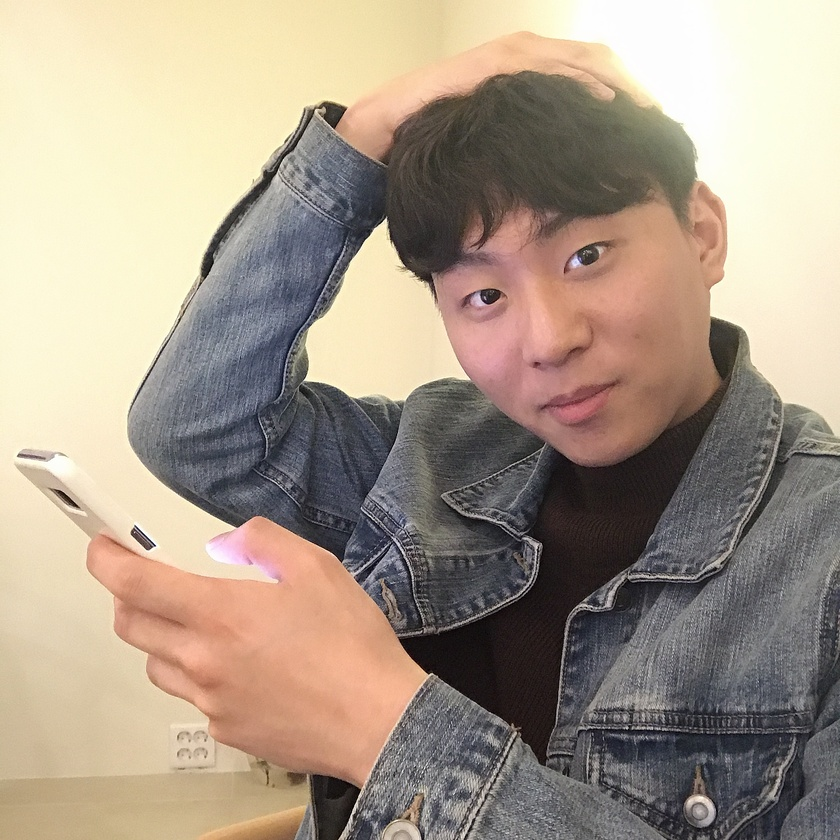
//> input picture 인터넷DB응용/Web/WebContent/images/pic02.jpg, 840 x 840 px, shrunk from 1923 x 1923 before the run, given in place of faces_lessenthusia.jpg, which was not available
$ ./Histogram   (built with g++ and OpenCV 4)
//> lines starting //> are read from the running program, lines starting //| are printed output that depends on the picture; after the words box and inside, x2 and y2 are one past the last pixel; in counts of white or black regions, pixels touching at a corner belong together; pictures that were not available may be replaced by others from this repository, and a replacement may not be noted
#include <opencv.hpp>
#include <windows.h>

using namespace cv;
using namespace std;

void rgb_histogrammer(Mat src);
void histogrammer(Mat src, char *whist, int chan);
void equalize_histogra(char *weq, Mat img, int x, int y);
void hsv_skinner(Mat src, int wx, int wy);

int W = 300, H = 200;

int main(int argc, char* argv[])
{
	char *w0 = "입력";
	Mat img, grim;
	char *fn = "lena.png";
	char *fn2 = "faces_lessenthusia.jpg";

	img = imread(fn2, CV_LOAD_IMAGE_COLOR);
//> img is the input picture: 840 rows x 840 cols, CV_8UC3; mean B, G, R 136.7, 152.8, 167.4
	if (img.empty()) { cout << "File Not Found" << endl; return -1; }

	H = img.rows; W = img.cols; // min(W, img.cols);
//> after `H = img.rows`: H = 840
//> after `W = img.cols`: W = 840
	namedWindow(w0, 1); //window name (name, window_normal=0, window_autosize=1) normal은 사이즈 조절가능
	imshow(w0, img); //img show
	moveWindow(w0, 50, 50); //window 배치
	cvtColor(img, grim, COLOR_BGR2GRAY); // color BGR 2 Gray
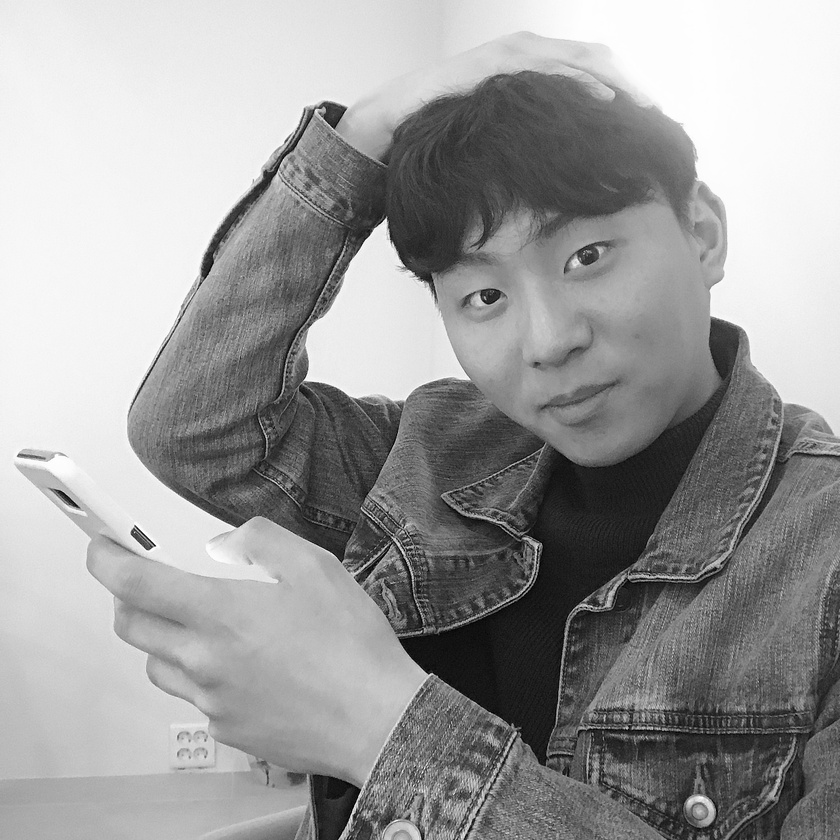
//> grim: 840 rows x 840 cols, CV_8UC1; min 0, max 255, mean 155.3
	histogrammer(grim, "H0", -1);
	rgb_histogrammer(img);
	waitKey(0); //시간을 매개변수로 줄수도 있음

	hsv_skinner(img, 50 + (16, W) * 2, 50);
	waitKey(0);
	return 0;
}
void histogrammer(Mat src, char *whist, int chan) {
//> called with whist = "H0", chan = -1
	const int hSize[1] = { 256 };
	int channels[1] = { 0 };
	float hrange[2] = { 0., 256. };
	const float* ranges[1];
	ranges[0] = hrange;
	Mat hist;

	calcHist(&src, 1, channels, Mat(), hist, 1, hSize, ranges);
//> hist = 256 values, max 17406 at index 245, min 4 at index 0, mean 2756.2

	double HWhi = 100, maxval = 0;
	Mat histIm(HWhi, hSize[0], CV_8U, Scalar(255)); // Histgr 영상 생성

	minMaxLoc(hist, 0, &maxval, 0, 0); // minv,maxv, minloc,maxloc
//> maxval = 17406
	double barscale = HWhi / maxval; // height scaler (for histogram plot)
//> barscale = 0.00575
	// - 막대 그래프 그리기 (onto histIm) –
	for (int b = 0; b < hSize[0]; b++) {
		float binVal = hist.at<float>(b);
		int h = (int)(binVal *barscale);
		line(histIm, Point(b, hSize[0]), Point(b, HWhi - h), Scalar(0), 1); //선(이미지, (Point) X, (Point) Y, 색, 굵기)
	}
//> this loop made 256 passes
//> (binVal, h) on passes 1 to 3: (4, 0), (49, 0), (47, 0)
//> histIm: 100 rows x 256 cols, CV_8UC1; 84.7% white; 1 black region, box (x1, y1, x2, y2) and area: (13, 0, 255, 100) 3922
	//간격 설정을 위한 cx,cy이다.
	int cx = chan == -1 ? 1 : chan;
	int cy = chan == -1 ? 0 : 2;
	namedWindow(whist, 1);
	imshow(whist, histIm);
	moveWindow(whist, 50 + (W + 16)*cx, 50 + (38 + H)*cy);//imshow 이후에 와야한다. 전에 오면 마지막으로 창이뜬위치에 뜨게됨
}

void rgb_histogrammer(Mat src) {
	char *wC1 = "Blue", *wC2 = "Green", *wC3 = "Red"; //이름
	vector<Mat> vex; //Mat 제네릭 벡터 vex
	cv::split(src, vex); // rgb 값을 벡터에 저장
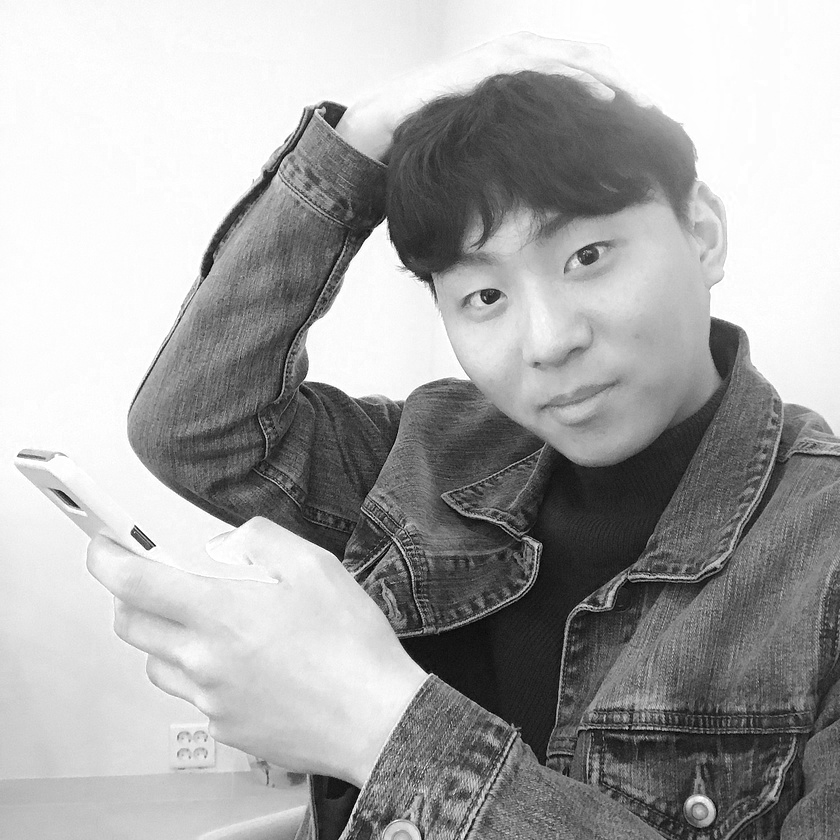
//> vex[2]: 840 rows x 840 cols, CV_8UC1; min 0, max 255, mean 167.4
	int Wp = W + 16, Hp = H + 38; //간격 설정
//> Wp = 856; Hp = 878
	// BGR이미지 출력
	namedWindow(wC1, 1);
	imshow(wC1, vex[0]);
	moveWindow(wC1, 50 , 50 + Hp);

	namedWindow(wC2, 1);
	imshow(wC2, vex[1]);
	moveWindow(wC2, 50+Wp, 50 + Hp);

	namedWindow(wC3, 1);
	imshow(wC3, vex[2]);
	moveWindow(wC3, 50+Wp*2, 50 + Hp);

	//각각의 BGR의 Histogram
	histogrammer(vex[0], "Hb", 0);
//> call 2 of histogrammer, with whist = "Hb", chan = 0
//> in histogrammer (call 2), `calcHist(&src, 1, channels, Mat(), hist, 1, hSize, ranges);`: hist = 256 values, max 7102 at index 213, min 25 at index 1, mean 2756.2
//> in histogrammer (call 2), `minMaxLoc(hist, 0, &maxval, 0, 0);`: maxval = 7102
//> in histogrammer (call 2), `double barscale = HWhi / maxval;`: barscale = 0.0141
//> the loop in histogrammer (call 2), `for (int b = 0; b < hSize[0]; b++)` made 256 passes
//> (binVal, h) on passes 1 to 3: (153, 2), (25, 0), (43, 0)
//> after the loop in histogrammer (call 2), `for (int b = 0; b < hSize[0]; b++)`:
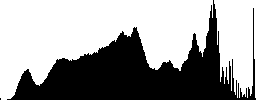
//> histIm: 100 rows x 256 cols, CV_8UC1; 61.7% white; 2 black regions (1 under 20 px), largest, box (x1, y1, x2, y2) and area: (7, 0, 256, 100) 9803
	histogrammer(vex[1], "Hg", 1);
//> call 3 of histogrammer, with whist = "Hg", chan = 1
//> in histogrammer (call 3), `calcHist(&src, 1, channels, Mat(), hist, 1, hSize, ranges);`: hist = 256 values, max 16418 at index 254, min 33 at index 1, mean 2756.2
//> in histogrammer (call 3), `minMaxLoc(hist, 0, &maxval, 0, 0);`: maxval = 16418
//> in histogrammer (call 3), `double barscale = HWhi / maxval;`: barscale = 0.00609
//> the loop in histogrammer (call 3), `for (int b = 0; b < hSize[0]; b++)` made 256 passes
//> (binVal, h) on passes 1 to 3: (102, 0), (33, 0), (41, 0)
//> after the loop in histogrammer (call 3), `for (int b = 0; b < hSize[0]; b++)`:
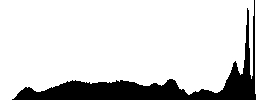
//> histIm: 100 rows x 256 cols, CV_8UC1; 83.7% white; 1 black region, box (x1, y1, x2, y2) and area: (12, 0, 256, 100) 4170
	histogrammer(vex[2], "Hr", 2);
//> after the loop in histogrammer (call 4), `for (int b = 0; b < hSize[0]; b++)`: histIm: 100 rows x 256 cols, CV_8UC1; 95.4% white; 1 black region, box (x1, y1, x2, y2) and area: (20, 0, 256, 100) 1185

	equalize_histogra("EqHist[blue]", vex[0], 50 + Wp * 3, 50 + Hp);//blue 벡터를 equalize 한다.
}

void equalize_histogra(char *weq, Mat img, int x, int y) {
//> called with weq = "EqHist[blue]", x = 2618, y = 928
	Mat eqHim; //equalize할 이미지 eqHim
	equalizeHist(img, eqHim); //opencv 내장함수 (img->,eqHim)equalize
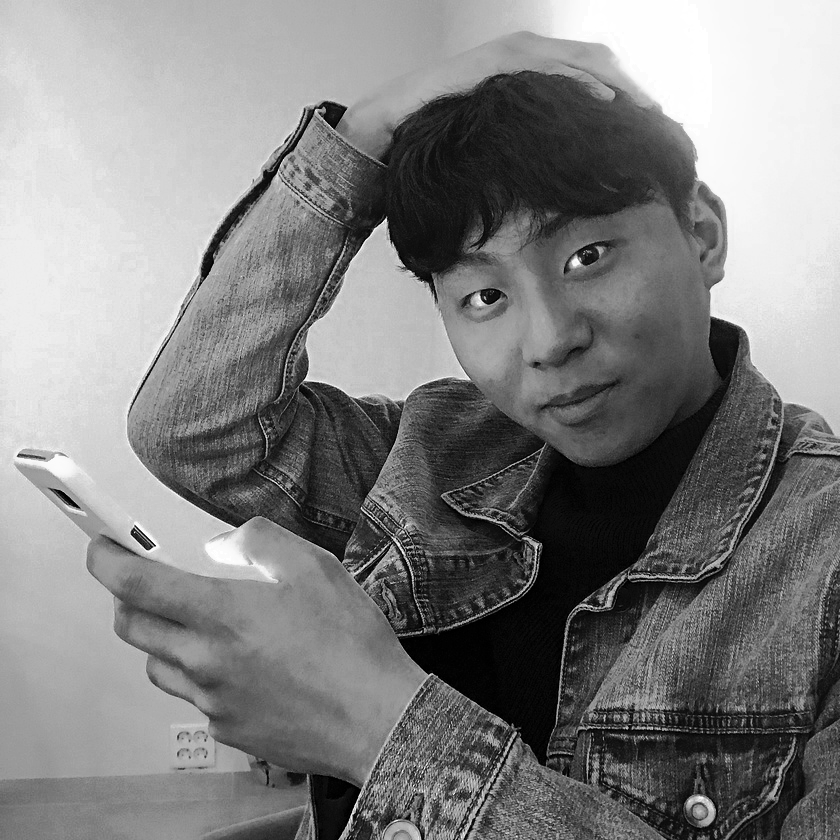
//> eqHim: 840 rows x 840 cols, CV_8UC1; min 0, max 255, mean 128.1
	//eqHim 이미지 출력
	namedWindow(weq, 1);
	imshow(weq, eqHim);
	moveWindow(weq, x, y);
	//eqHim의 histogram 출력
	histogrammer(eqHim, "HEQ", 3);//equalize 하여 Histogram 간격이 조정됨을 알수 있다
//> after the loop in histogrammer (call 5), `for (int b = 0; b < hSize[0]; b++)`: histIm: 100 rows x 256 cols, CV_8UC1; 61.6% white; 52 black regions, largest, box (x1, y1, x2, y2) and area: (145, 30, 188, 100) 1696, (0, 32, 29, 100) 1097, (30, 58, 48, 100) 731
}
void hsv_skinner(Mat src, int wx, int wy) {
//> called with wx = 1730, wy = 50
	Mat hsv, dst_bgr;
	char *w = "HS(V=255)", *wskin = "HS-skin";
	vector<Mat> vex;
	int hminax[2] = { 160,10 }, sminax[2] = { 25,166 }; //피부값의 범위를 정해준다. hminax 색상 , sminax 채도
	cvtColor(src, hsv, COLOR_BGR2HSV);
//> hsv: 840 rows x 840 cols, CV_8UC3; mean H, S, V 46, 49.9, 169.5
	split(hsv, vex);
	vex[2] = 255;//V channel = 255 - focus only on(H,S)-  명도를 없앤다.
//> vex[2]: 840 rows x 840 cols, CV_8UC1; every value is 255
	merge(vex, hsv);
//> hsv: 840 rows x 840 cols, CV_8UC3; mean H, S, V 46, 49.9, 255
	cvtColor(hsv, dst_bgr, CV_HSV2BGR);
	namedWindow(w, 1); imshow(w, dst_bgr);
	moveWindow(w, wx, wy);
	Mat hmask, smask, mask2, skinmask;
	//-hue masking-
	threshold(vex[0], hmask, hminax[1], 255, THRESH_BINARY_INV); //below hmina
//> hmask: 840 rows x 840 cols, CV_8UC1; 18.6% white; 847 white regions (668 under 20 px), largest, box (x1, y1, x2, y2) and area: (388, 178, 711, 791) 64412, (88, 515, 413, 812) 37298, (582, 0, 712, 128) 9099
	threshold(vex[0], mask2, hminax[0], 255, THRESH_BINARY); //above hminax[1]
//> mask2: 840 rows x 840 cols, CV_8UC1; 3.6% white; 593 white regions (436 under 20 px), largest, box (x1, y1, x2, y2) and area: (468, 570, 592, 720) 3471, (404, 590, 486, 678) 1835, (432, 234, 511, 276) 1343
	if (hminax[0] < hminax[1])
		hmask = hmask & mask2;
	else hmask = hmask | mask2;
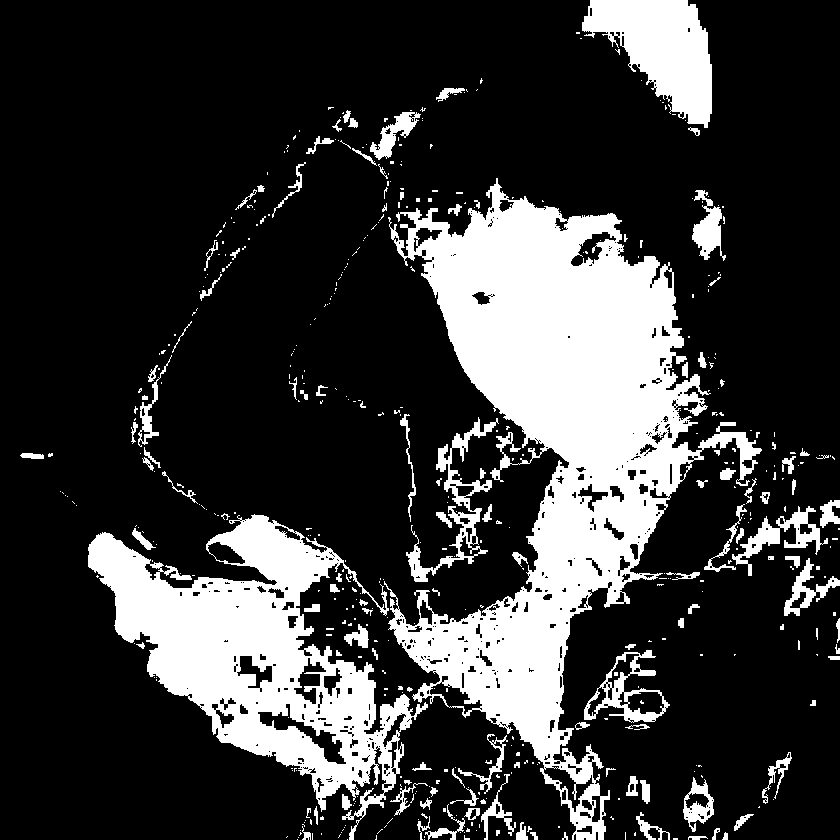
//> hmask: 840 rows x 840 cols, CV_8UC1; 22.2% white; 507 white regions (385 under 20 px), largest, box (x1, y1, x2, y2) and area: (384, 178, 762, 840) 85743, (88, 514, 428, 840) 39748, (582, 0, 712, 128) 9364
	// -sat masking -
	threshold(vex[1], smask, sminax[1], 255, THRESH_BINARY_INV); //below sminax
//> smask: 840 rows x 840 cols, CV_8UC1; 99.9% white; black in thin lines or dots, all inside (x1, y1, x2, y2) = (56, 109, 797, 840)
	threshold(vex[1], mask2, sminax[0], 255, THRESH_BINARY); //above sminax
//> mask2: 840 rows x 840 cols, CV_8UC1; 74.7% white; 804 black regions (746 under 20 px), largest, box (x1, y1, x2, y2) and area: (343, 372, 840, 840) 94727, (564, 0, 826, 239) 31267, (280, 241, 553, 635) 28107
	smask = smask & mask2;
//> smask: 840 rows x 840 cols, CV_8UC1; 74.6% white; 917 black regions (859 under 20 px), largest, box (x1, y1, x2, y2) and area: (342, 372, 840, 840) 94827, (564, 0, 826, 239) 31267, (278, 241, 553, 635) 28619
	skinmask = hmask & smask;
//> skinmask: 840 rows x 840 cols, CV_8UC1; 17.1% white; 492 white regions (447 under 20 px), largest, box (x1, y1, x2, y2) and area: (388, 178, 711, 766) 75645, (88, 514, 410, 812) 37932, (692, 190, 726, 261) 1153

	Mat skindetect(src.size(), CV_8UC3, Scalar(0, 0, 0));// (size, 3채널 색 , 배경색 검정); 이미지버퍼생성
	src.copyTo(skindetect, skinmask);//마스킹하며 카피
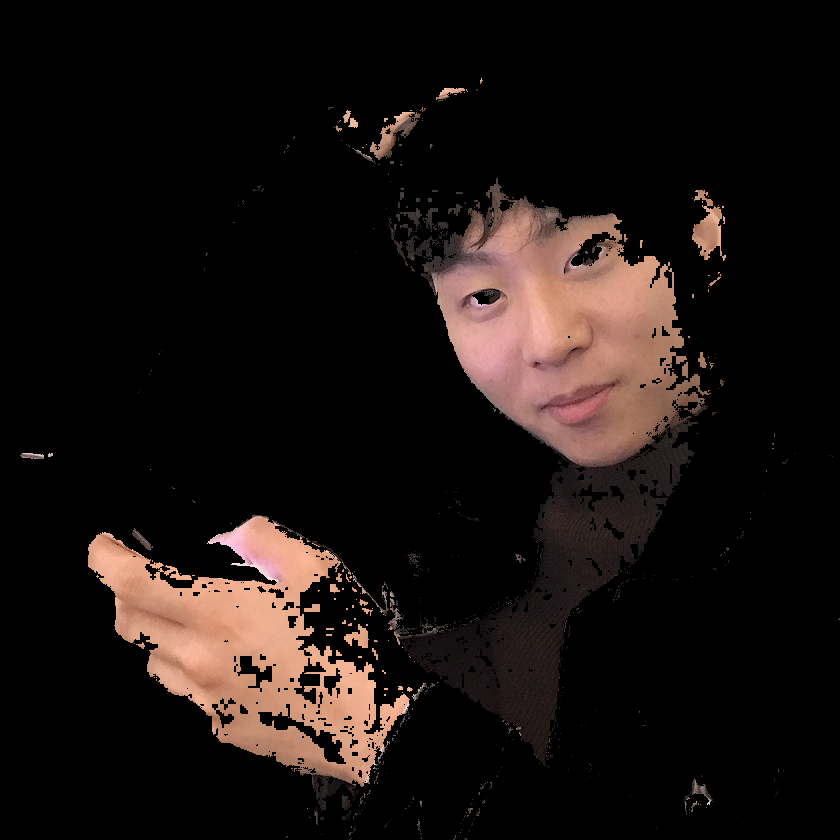
//> skindetect: 840 rows x 840 cols, CV_8UC3; mean B, G, R 16.5, 18.9, 26.1
	namedWindow(wskin, 1);
	imshow(wskin, skindetect);
	moveWindow(wskin, wx + W + 16, wy);
}
